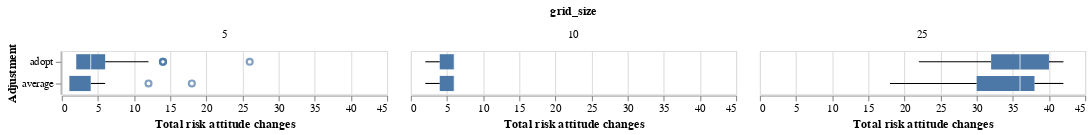

This figure's notebook cell:
### Code cell
converg_pop_boxplot = alt.Chart(converged).mark_boxplot().encode(
    x=alt.X('sum_risk_level_changes', title='Total risk attitude changes'), 
    y=alt.Y('risk_adjustment', title='Adjustment'))

converg_pop_boxplot.facet('grid_size')

### Figure 1 — Vega-Lite specification as saved in the notebook (floating-point values rounded to 4 significant figures; data arrays with more than 128 entries replaced by an {"elided": "..."} marker saying what was removed)
{"config": {"view": {"continuousWidth": 300, "continuousHeight": 300}}, "data": {"name": "data-ded2b89d82071a76b42b214a389b0c31"}, "facet": {"field": "grid_size", "type": "quantitative"}, "spec": {"mark": {"type": "boxplot"}, "encoding": {"x": {"field": "sum_risk_level_changes", "title": "Total risk attitude changes", "type": "quantitative"}, "y": {"field": "risk_adjustment", "title": "Adjustment", "type": "nominal"}}}, "$schema": "https://vega.github.io/schema/vega-lite/v5.20.1.json", "datasets": {"data-ded2b89d82071a76b42b214a389b0c31": {"elided": "481 records"}}}
